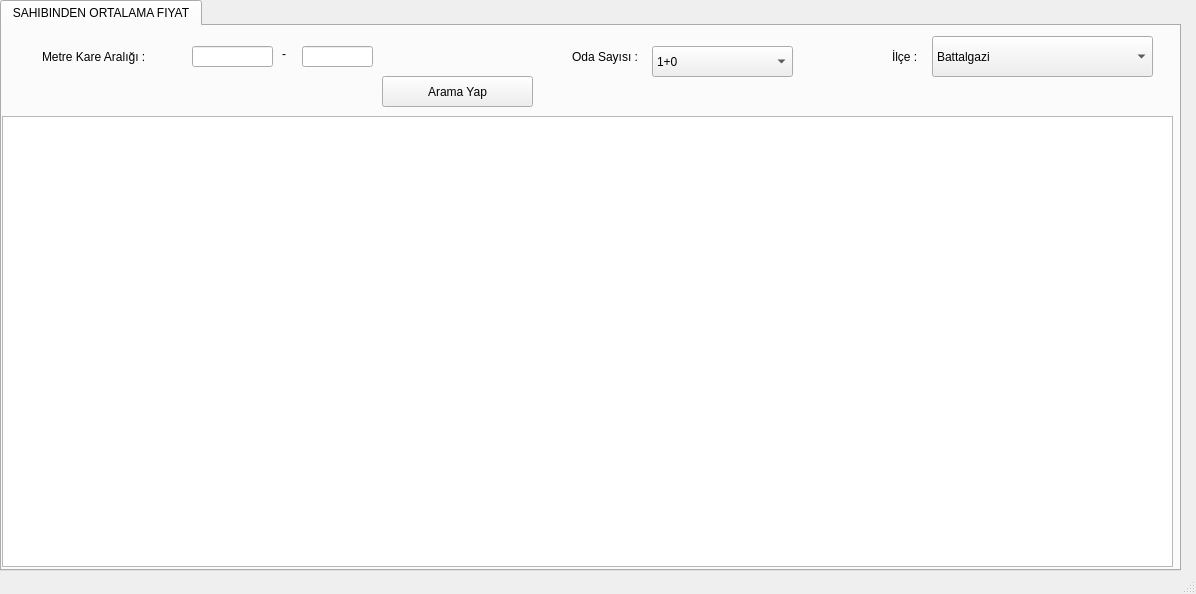
<?xml version="1.0" encoding="UTF-8"?>
<ui version="4.0">
 <class>MainWindow</class>
 <widget class="QMainWindow" name="MainWindow">
  <property name="geometry">
   <rect>
    <x>0</x>
    <y>0</y>
    <width>1196</width>
    <height>594</height>
   </rect>
  </property>
  <property name="windowTitle">
   <string>MainWindow</string>
  </property>
  <widget class="QWidget" name="centralwidget">
   <widget class="QTabWidget" name="tabWidget">
    <property name="geometry">
     <rect>
      <x>0</x>
      <y>0</y>
      <width>1181</width>
      <height>571</height>
     </rect>
    </property>
    <property name="currentIndex">
     <number>0</number>
    </property>
    <widget class="QWidget" name="tab">
     <attribute name="title">
      <string>SAHIBINDEN ORTALAMA FIYAT</string>
     </attribute>
     <widget class="QLineEdit" name="metreKareAraligi1">
      <property name="geometry">
       <rect>
        <x>190</x>
        <y>20</y>
        <width>81</width>
        <height>21</height>
       </rect>
      </property>
     </widget>
     <widget class="QLabel" name="label">
      <property name="geometry">
       <rect>
        <x>40</x>
        <y>20</y>
        <width>161</width>
        <height>21</height>
       </rect>
      </property>
      <property name="text">
       <string>Metre Kare Aralığı : </string>
      </property>
     </widget>
     <widget class="QLineEdit" name="metreKareAraligi2">
      <property name="geometry">
       <rect>
        <x>300</x>
        <y>20</y>
        <width>71</width>
        <height>21</height>
       </rect>
      </property>
     </widget>
     <widget class="QLabel" name="label_2">
      <property name="geometry">
       <rect>
        <x>280</x>
        <y>20</y>
        <width>16</width>
        <height>16</height>
       </rect>
      </property>
      <property name="text">
       <string>-</string>
      </property>
     </widget>
     <widget class="QLabel" name="label_3">
      <property name="geometry">
       <rect>
        <x>570</x>
        <y>10</y>
        <width>181</width>
        <height>41</height>
       </rect>
      </property>
      <property name="text">
       <string>Oda Sayısı :</string>
      </property>
     </widget>
     <widget class="QComboBox" name="odaSayisi">
      <property name="geometry">
       <rect>
        <x>650</x>
        <y>20</y>
        <width>141</width>
        <height>31</height>
       </rect>
      </property>
      <item>
       <property name="text">
        <string>1+0</string>
       </property>
      </item>
      <item>
       <property name="text">
        <string>1+1</string>
       </property>
      </item>
      <item>
       <property name="text">
        <string>2+1</string>
       </property>
      </item>
      <item>
       <property name="text">
        <string>3+1</string>
       </property>
      </item>
      <item>
       <property name="text">
        <string>4+1</string>
       </property>
      </item>
     </widget>
     <widget class="QLabel" name="label_4">
      <property name="geometry">
       <rect>
        <x>890</x>
        <y>10</y>
        <width>141</width>
        <height>41</height>
       </rect>
      </property>
      <property name="text">
       <string>İlçe :</string>
      </property>
     </widget>
     <widget class="QComboBox" name="ilce">
      <property name="geometry">
       <rect>
        <x>930</x>
        <y>10</y>
        <width>221</width>
        <height>41</height>
       </rect>
      </property>
      <item>
       <property name="text">
        <string>Battalgazi</string>
       </property>
      </item>
      <item>
       <property name="text">
        <string>Yeşilyurt</string>
       </property>
      </item>
     </widget>
     <widget class="QPushButton" name="aramaYapButton">
      <property name="geometry">
       <rect>
        <x>380</x>
        <y>50</y>
        <width>151</width>
        <height>31</height>
       </rect>
      </property>
      <property name="text">
       <string>Arama Yap</string>
      </property>
     </widget>
     <widget class="QTableWidget" name="tabloWidget">
      <property name="geometry">
       <rect>
        <x>0</x>
        <y>90</y>
        <width>1171</width>
        <height>451</height>
       </rect>
      </property>
     </widget>
    </widget>
   </widget>
  </widget>
  <widget class="QStatusBar" name="statusbar"/>
 </widget>
 <resources/>
 <connections/>
</ui>
